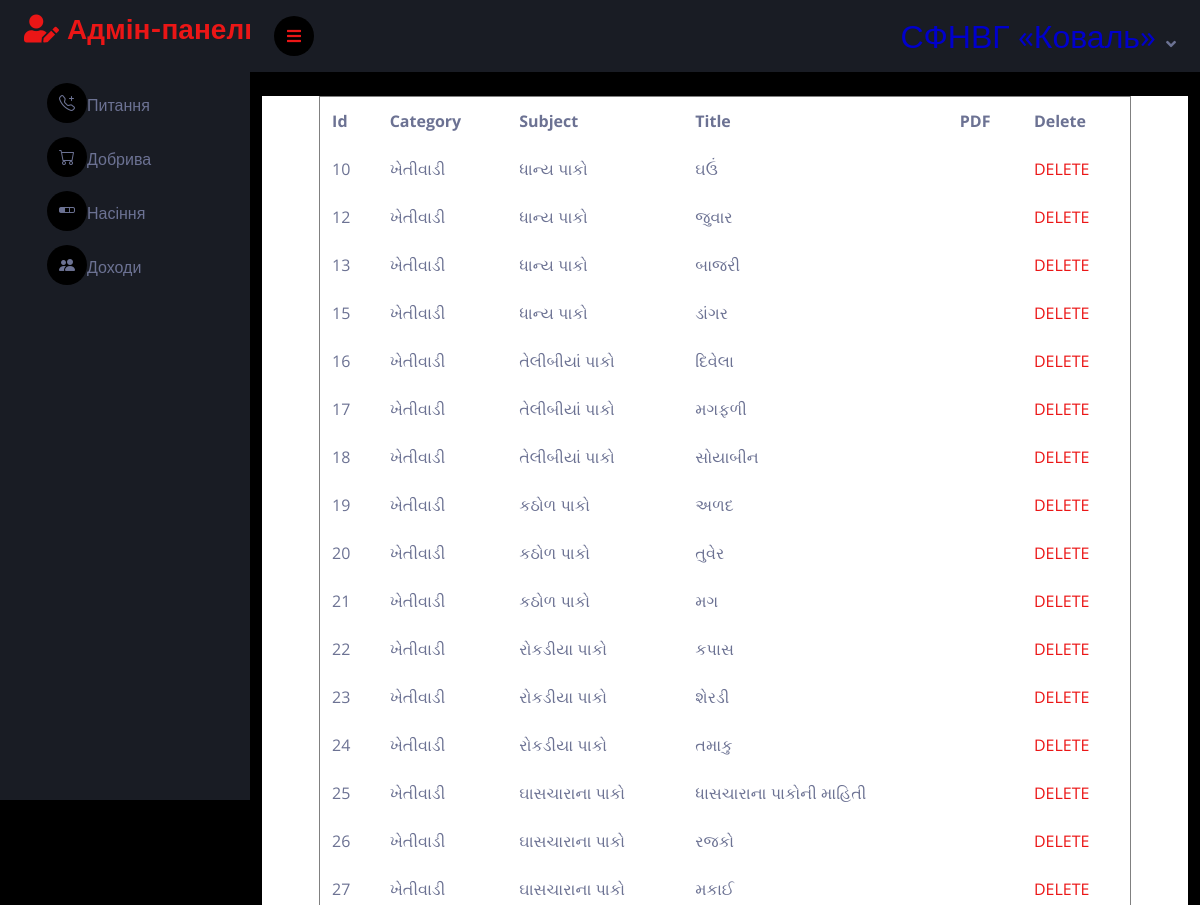
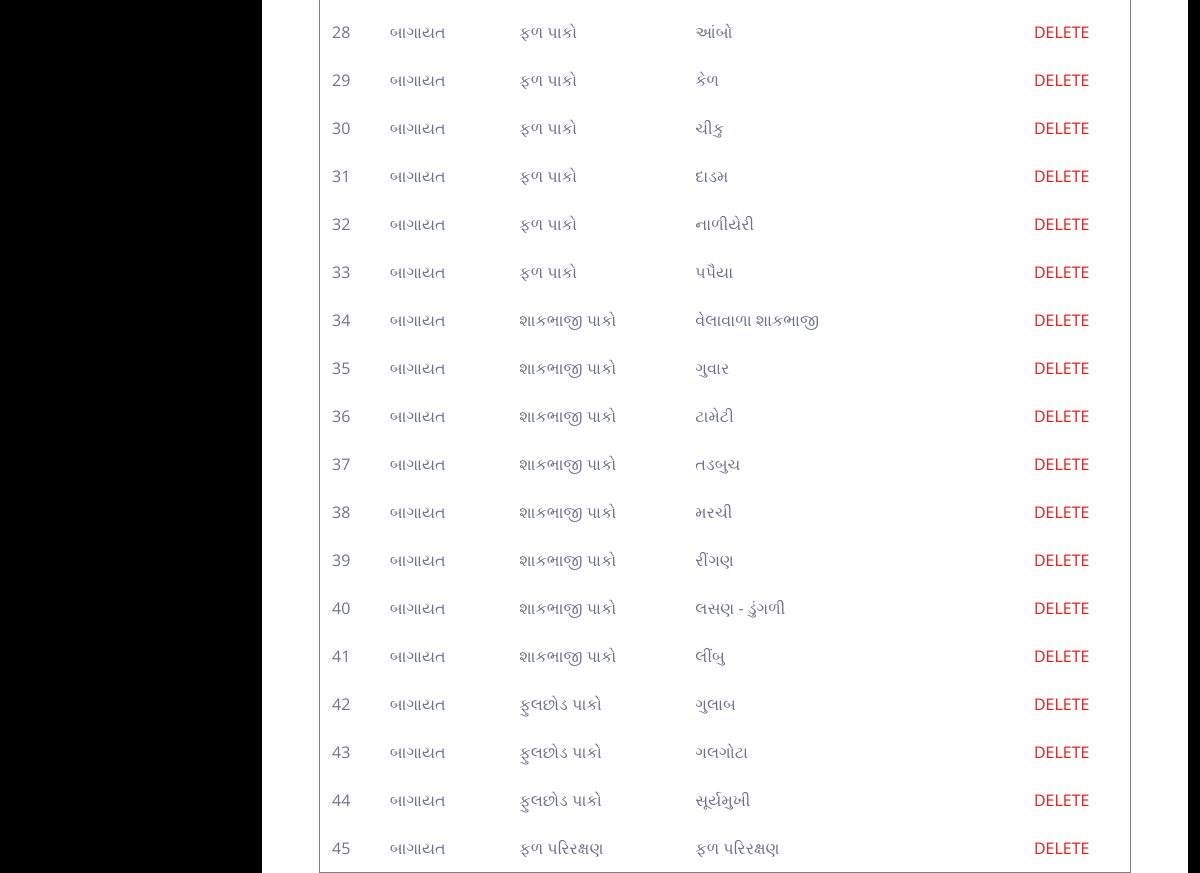
The app's page /admin/q_view.php (signed in) with its own data (2 pictures, top to bottom).
### tables this page shows
CREATE TABLE `question` (
  `id` bigint(12) NOT NULL,
  `category` varchar(50) NOT NULL,
  `subject` varchar(50) NOT NULL,
  `title` varchar(50) NOT NULL,
  `pdf` text NOT NULL
);

### admin/q_view.php (the view)
<?php session_start();
if(isset($_SESSION['aid']))
{
include "menu.php"; ?>
<div class="container-fluid pt-4 px-4">
                <div class="row g-4">
                    <div class="col-sm-6 col-xl-12" style="background-color: white;">
<table border=1 align="center" width=90% cellspacing="10" cellpadding="12">
		<tr>
			<th>Id</th>
			<th>Category</th>
			<th>Subject</th>
			<th>Title</th>
			<th>PDF</th>
			<th>Delete</th>
		</tr>
		<?php
			include "connection.php";
			$s = mysqli_query($con,"select * from question");
		while($r = mysqli_fetch_array($s))
		{
		?>
		<tr>
				<td><?php echo $r['id']; ?></td>
				<td><?php echo $r['category']; ?></td>
				<td><?php echo $r['subject']; ?></td>
				<td><?php echo $r['title']; ?></td>
				<td><img src="<?php echo $r['pfd']; ?>"></td>
				<td><a href="q_delete.php?i=<?php echo $r['id']; ?>">DELETE</a></td>
		</tr>
		<?php
			}
		?>
	</table>
</div>
</div>
</div>
<?php include "footer.php";
}
else
{
    header("location:index.php");
}
?>

### admin/css/style.css (style rules this page uses)
:root { --primary: #EB1616; --secondary: #191C24; --light: #6C7293; --dark: #000000; }

### records on screen
question: id "10", category "ખેતીવાડી", subject "ધાન્ય પાકો", title "ઘઉં"
question: id "12", category "ખેતીવાડી", subject "ધાન્ય પાકો", title "જુવાર"
question: id "13", category "ખેતીવાડી", subject "ધાન્ય પાકો", title "બાજરી"
question: id "15", category "ખેતીવાડી", subject "ધાન્ય પાકો", title "ડાંગર"
question: id "16", category "ખેતીવાડી", subject "તેલીબીયાં પાકો", title "દિવેલા"
question: id "17", category "ખેતીવાડી", subject "તેલીબીયાં પાકો", title "મગફળી"
question: id "18", category "ખેતીવાડી", subject "તેલીબીયાં પાકો", title "સોયાબીન"
question: id "19", category "ખેતીવાડી", subject "કઠોળ પાકો", title "અળદ"
question: id "20", category "ખેતીવાડી", subject "કઠોળ પાકો", title "તુવેર"
question: id "21", category "ખેતીવાડી", subject "કઠોળ પાકો", title "મગ"
question: id "22", category "ખેતીવાડી", subject "રોકડીયા પાકો", title "કપાસ"
question: id "23", category "ખેતીવાડી", subject "રોકડીયા પાકો", title "શેરડી"
question: id "24", category "ખેતીવાડી", subject "રોકડીયા પાકો", title "તમાકુ"
question: id "25", category "ખેતીવાડી", subject "ઘાસચારાના પાકો", title "ધાસચારાના પાકોની માહિતી"
question: id "26", category "ખેતીવાડી", subject "ઘાસચારાના પાકો", title "રજકો"
question: id "27", category "ખેતીવાડી", subject "ઘાસચારાના પાકો", title "મકાઈ"
question: id "28", category "બાગાયત", subject "ફળ પાકો", title "આંબો"
question: id "29", category "બાગાયત", subject "ફળ પાકો", title "કેળ"
question: id "30", category "બાગાયત", subject "ફળ પાકો", title "ચીકુ"
question: id "31", category "બાગાયત", subject "ફળ પાકો", title "દાડમ"
question: id "32", category "બાગાયત", subject "ફળ પાકો", title "નાળીયેરી"
question: id "33", category "બાગાયત", subject "ફળ પાકો", title "પપૈયા"
question: id "34", category "બાગાયત", subject "શાકભાજી પાકો", title "વેલાવાળા શાકભાજી"
question: id "35", category "બાગાયત", subject "શાકભાજી પાકો", title "ગુવાર"
question: id "36", category "બાગાયત", subject "શાકભાજી પાકો", title "ટામેટી"
question: id "37", category "બાગાયત", subject "શાકભાજી પાકો", title "તડબુચ"
question: id "38", category "બાગાયત", subject "શાકભાજી પાકો", title "મરચી"
question: id "39", category "બાગાયત", subject "શાકભાજી પાકો", title "રીંગણ"
question: id "40", category "બાગાયત", subject "શાકભાજી પાકો", title "લસણ - ડુંગળી"
question: id "41", category "બાગાયત", subject "શાકભાજી પાકો", title "લીંબુ"
question: id "42", category "બાગાયત", subject "ફુલછોડ પાકો", title "ગુલાબ"
question: id "43", category "બાગાયત", subject "ફુલછોડ પાકો", title "ગલગોટા"
question: id "44", category "બાગાયત", subject "ફુલછોડ પાકો", title "સૂર્યમુખી"
question: id "45", category "બાગાયત", subject "ફળ પરિરક્ષણ", title "ફળ પરિરક્ષણ"
